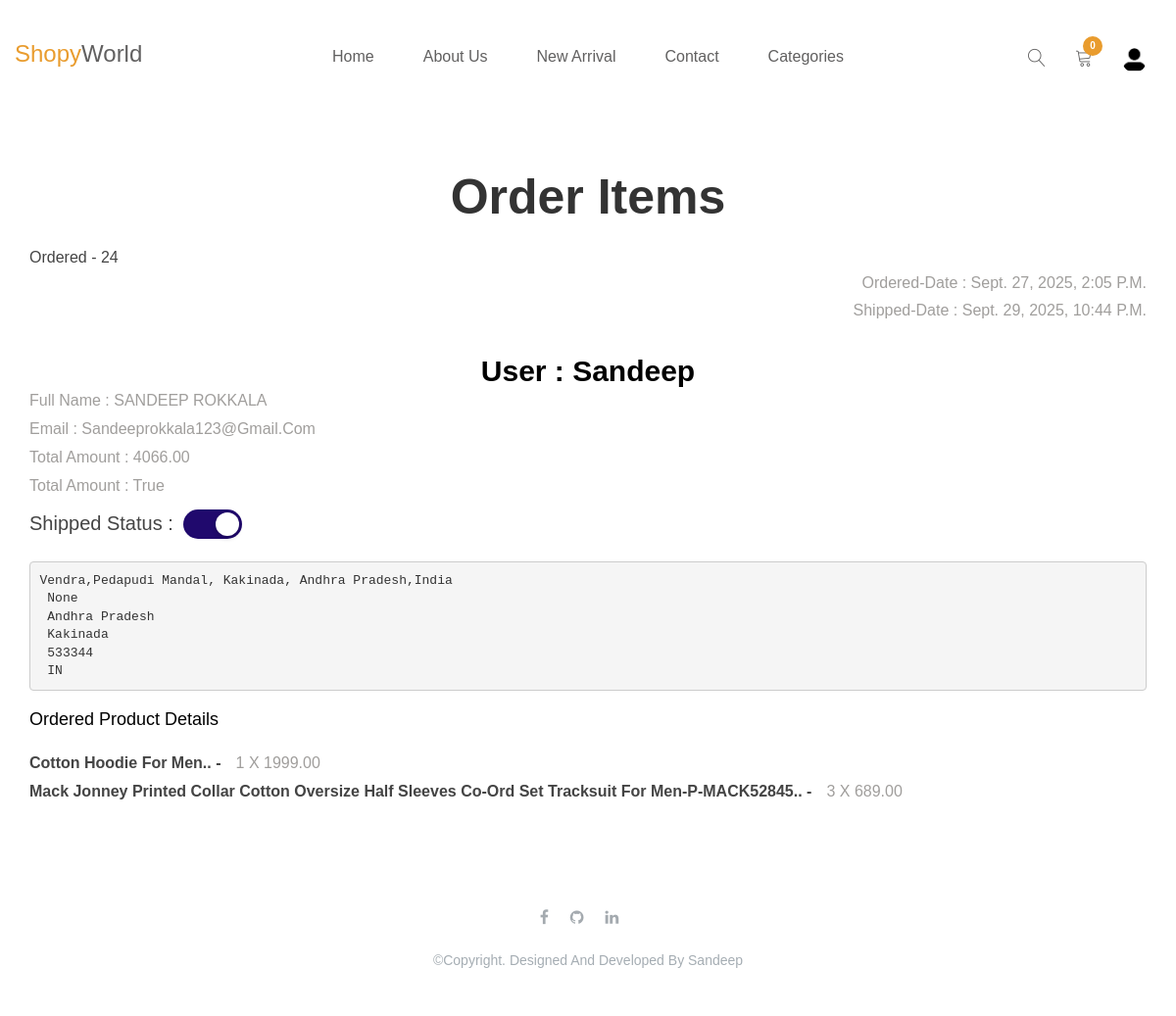
Before: /payments/order/24 (signed in) with the older database file.
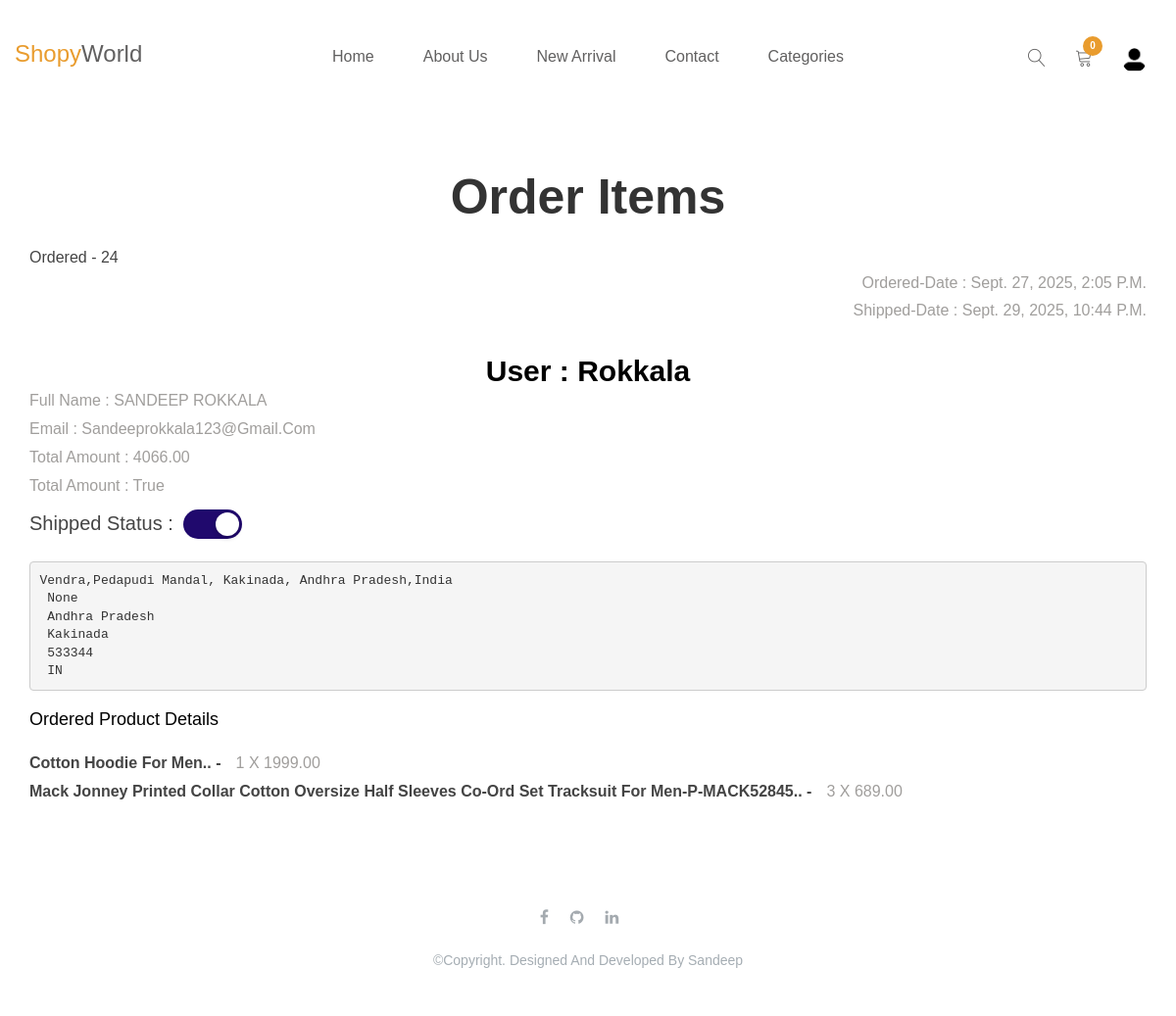
After: the same page with the newer database file.
### payment_app/models.py (models this page shows)
class Order(models.Model):
    user = models.ForeignKey(User, on_delete=models.CASCADE,null=True,blank=True,related_name='store_orders')
    full_name = models.CharField(max_length=255)
    email = models.CharField(max_length=255)
    Shipping_Address = models.TextField()
    amount_pay = models.DecimalField(max_digits=20,decimal_places=2)
    date_ordered = models.DateTimeField(auto_now_add=True)
    shipped = models.BooleanField(default=False)
    date_shipped = models.DateTimeField(blank=True,null=True)
    def __str__(self):
        return f'ordered - {self.id}'

### payment_app/views.py (the view)
# urls.py: path('order/<int:pk>', views.orders, name='orders'),
def orders(request,pk):
    orders = Order.objects.get(id=pk)
    order_items = OrderItem.objects.filter(order=pk)
    if request.method == 'POST':
        if 'checkbox' in request.POST:
            orders.shipped = True
            orders.save()
    return render(request,'payment/orders.html',{'order':orders,'order_items':order_items})

### cart/cart.py (called while the page is built)
	def __len__(self):
		return sum(item['quantity'] for item in self.cart.values())

### cart/context_processors.py (called while the page is built)
def cart(request):
	return {'cart': Cart(request), 'cart_len':len(Cart(request))}

### templates/payment/orders.html (shortened to what this page needs)
{% extends "base.html" %}
{% block content %}
{% include "navbar.html" %}
<section id="about" class="about-section py-5">
  <div class="container">
    <h2 class="text-center mb-4"
        style="color: #333; font-family: 'Arial', sans-serif; font-size: 50px; font-weight: bold; margin-top:0;">
        Order Items
    </h2>
<br>
{{order}}
<div class="container-con">
  <div>
    <p style='text-align:end;'>Ordered-date : {{order.date_ordered}}</p>
    <p style='text-align:end;'>Shipped-date : {{order.date_shipped}}</p>
    <h3>User : {{order.user}}</h3>
    <p>Full Name : {{order.full_name}}</p>
    <p>Email : {{order.email}}</p>
    <p>Total Amount : {{order.amount_pay}}</p>
    <p>Total Amount : {{order.shipped}}</p>
    <div class="card"><span>Shipped Status :</span>
      <form method="POST" action="{% url "orders" order.id %}">
        {% if order.shipped %}
        <label for="check" class="button"></label>
        {% else %}
       <input type="checkbox" id="check" value='shipped' name="checkbox">
      <label for="check" class="button"></label>
      <button type="submit" class="save-btn">save</button>
      {% endif %}
    </form>
    </div>
    <pre>{{order.Shipping_Address}}</pre>
  </div>
  <div>
    <h4 style='margin-top:20px;margin-bottom:20px;'>Ordered Product Details</h4>
    {% for items in order_items %}
    <div style='
    display:flex;
    align-items:center;
    justify-content:start;
    gap:15px;
    '>
    <strong>{{items.product.name}}..  -</strong>
    <p>{{items.quantity}} x {{items.price}}</p>
    </div>
    {% endfor %}
  </div>
</div>
</section>
{% include "footer.html" %}
{% endblock %}

Changed rows visible on the page:
changed Order "Ordered - 24": user "Sandeep" → "Rokkala"
